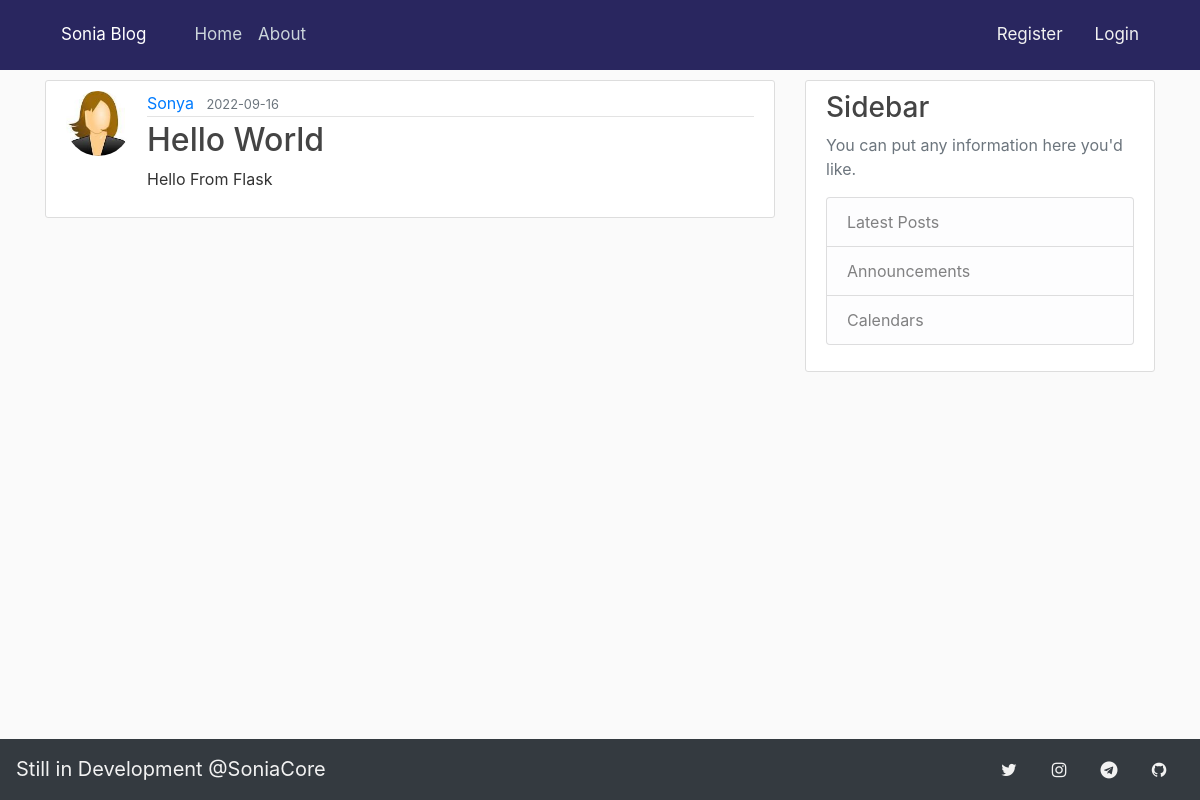
/post/1, run on the app's committed database.
### app/models.py (models this page shows, shortened)
class User(db.Model, UserMixin):
    id = db.Column(db.Integer,primary_key=True)
    username = db.Column(db.String(20), unique=True, nullable=False)
    email = db.Column(db.String(120), unique=True, nullable=False)
    image_file = db.Column(db.String(20),nullable=False,default='default.jpg')
    password = db.Column(db.String(60),nullable=False)
    posts = db.relationship('Post',backref='author',lazy=True)

class Post(db.Model):
    id = db.Column(db.Integer,primary_key=True)
    title = db.Column(db.String(100), nullable=False)
    date_posted = db.Column(db.DateTime, nullable=False, default=datetime.utcnow)
    content = db.Column(db.Text,nullable=False)
    user_id = db.Column(db.Integer, db.ForeignKey('user.id'), nullable=False)

### app/routes.py (the view)
@app.route('/post/<int:post_id>')
def post(post_id):
    post = Post.query.get_or_404(post_id)
    return render_template('post.html',
                            title = post.title ,
                            post = post , legend = 'New Post' )

### app/routes.py (called while the page is built)
@app.context_processor
def layout():
    url = {
        'github':      'https://github.com/SoniaCore',
        'telegram':    'https://telegram.me/ReiLibre',
        'info':        'Still in Development @SoniaCore',
    }
    return dict(url=url)

@app.context_processor
def name():
    info = {
        'servername':   'Sonia Blog'
    }
    return dict(info=info)

### app/templates/post.html (shortened to what this page needs)
{% extends "layout.html" %}
{% block content %}
<article class="media content-section">
    <img class="rounded-circle article-img" src="{{ url_for('static', filename = 'profile/' + post.author.image_file) }}" >
    <div class="media-body">
      <div class="article-metadata">
        <a class="mr-2" href="{{ url_for('user_posts', username = post.author.username) }}">{{ post.author.username }}</a>
        <small class="text-muted">{{ post.date_posted.strftime('%Y-%m-%d') }}</small>
      </div>
      <h2 class="article-title">{{ post.title }}</h2>
      <p class="article-content">{{ post.content }}</p>
    </div>
  </article>
{% endblock content %}

### app/static/main.css (style rules this page uses)
body { background: #fafafa; color: #333333; margin-top: 5rem; }
h1, h2, h3, h4, h5, h6 { color: #444444; }
.content-section { background: #ffffff; padding: 10px 20px; border: 1px solid #dddddd; border-radius: 3px; margin-bottom: 20px; }
.article-title { color: #444444; }
.article-content { white-space: pre-line; }
.article-img { height: 65px; width: 65px; margin-right: 16px; }
.article-metadata { padding-bottom: 1px; margin-bottom: 4px; border-bottom: 1px solid #e3e3e3 }
html { scroll-behavior: smooth; }
body { padding-bottom: 70px; }

### data on the page
User: image_file (picture), author.username "Sonya"
Post: date_posted "2022-09-16", title "Hello World", content "Hello From Flask"

### other printed values
{{ info.servername }} "Sonia Blog"
{{ url['info'] }} "Still in Development @SoniaCore"
